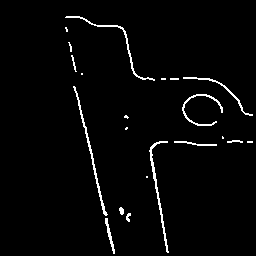
%> input picture sobel_mask/sobel_mask_1.png, 256 x 256 px
$ octave test.m   (GNU Octave 9; MATLAB toolbox functions it lacks are replaced by stand-ins)
%> lines starting %> are read from the running program, lines starting %| are printed output that depends on the picture; in (x1, y1, x2, y2) boxes, pixels count from 0 and x2, y2 are one past the last pixel; in counts of white or black regions, pixels touching at a corner belong together; the program's own positions count from 1
BW = imread('./sobel_mask/sobel_mask_1.png');%读入图像
%> BW is the input picture: size 256x256 uint8; 2.5% white in thin lines or dots, all inside (x1, y1, x2, y2) = (65, 16, 253, 254)
% BW = imbinarize(rgb2gray(BW));%转换成2进制图像
[B,L] = bwboundaries(BW,'noholes');%寻找边缘，不包括孔
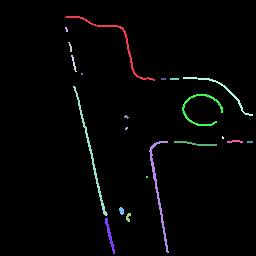
%> L: size 256x256 double; 22 distinct labels, from 0 to 21; one colour per label, 0 black
%> B = 21 boundaries; largest, box (x1, y1, x2, y2) and points: (73, 86, 108, 216) 261, (65, 16, 155, 81) 246, (149, 141, 169, 253) 244, (182, 94, 223, 126) 179, (183, 77, 253, 116) 154
imshow(label2rgb(L, @jet, [.5 .5 .5]))%显示图像
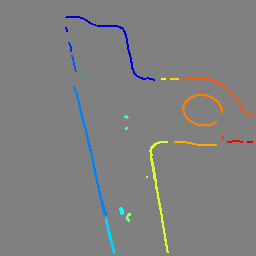
%> displayed picture: size 256x256x3, on the screen's scale of 0 to 255; mean R, G, B 127.9, 128.2, 127.9
hold on
for k = 1:length(B)
   boundary = B{k};
   plot(boundary(:,2), boundary(:,1), 'w', 'LineWidth', 2)
end%整个循环表示的是描边
%> this loop made 21 passes
%> boundary on passes 6, 12, 19: [74 82; 74 83; 75 83; 75 82; 74 82], [177 147; 177 148; 178 148; 178 147; 177 147], [137 223; 138 224; 139 224; 139 223; 138 223; 137 223]
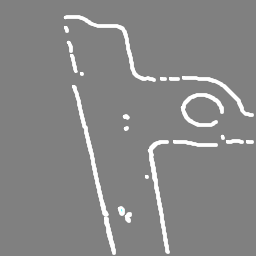
%> figure redrawn from the program's plot data
